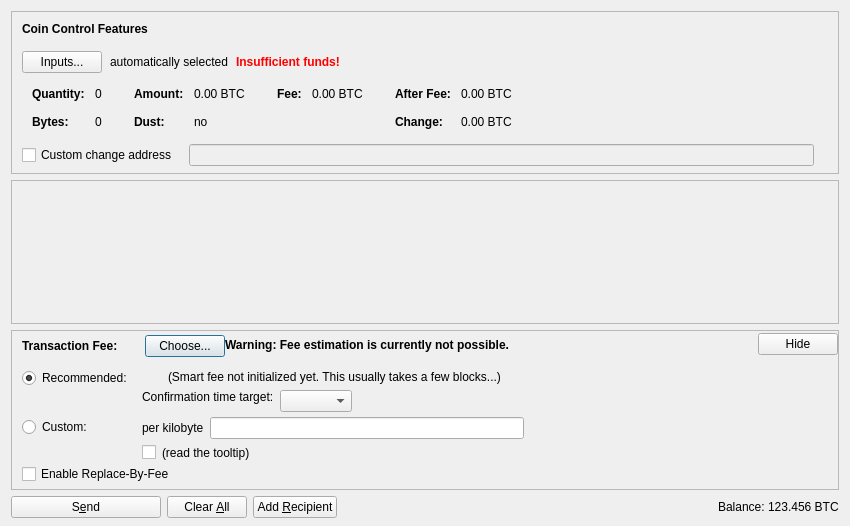
<?xml version="1.0" encoding="UTF-8"?>
<ui version="4.0">
 <class>SendCoinsDialog</class>
 <widget class="QDialog" name="SendCoinsDialog">
  <property name="geometry">
   <rect>
    <x>0</x>
    <y>0</y>
    <width>850</width>
    <height>526</height>
   </rect>
  </property>
  <property name="windowTitle">
   <string>Send Coins</string>
  </property>
  <layout class="QVBoxLayout" name="verticalLayout" stretch="0,1,0,0">
   <property name="bottomMargin">
    <number>8</number>
   </property>
   <item>
    <widget class="QFrame" name="frameCoinControl">
     <property name="sizePolicy">
      <sizepolicy hsizetype="Expanding" vsizetype="Expanding">
       <horstretch>0</horstretch>
       <verstretch>0</verstretch>
      </sizepolicy>
     </property>
     <property name="maximumSize">
      <size>
       <width>16777215</width>
       <height>16777215</height>
      </size>
     </property>
     <property name="frameShape">
      <enum>QFrame::StyledPanel</enum>
     </property>
     <property name="frameShadow">
      <enum>QFrame::Sunken</enum>
     </property>
     <layout class="QVBoxLayout" name="verticalLayoutCoinControl2">
      <property name="spacing">
       <number>0</number>
      </property>
      <property name="leftMargin">
       <number>0</number>
      </property>
      <property name="topMargin">
       <number>0</number>
      </property>
      <property name="rightMargin">
       <number>0</number>
      </property>
      <property name="bottomMargin">
       <number>6</number>
      </property>
      <item>
       <layout class="QVBoxLayout" name="verticalLayoutCoinControl" stretch="0,0,0,0,1">
        <property name="spacing">
         <number>0</number>
        </property>
        <property name="leftMargin">
         <number>10</number>
        </property>
        <property name="topMargin">
         <number>10</number>
        </property>
        <item>
         <layout class="QHBoxLayout" name="horizontalLayoutCoinControl1">
          <property name="bottomMargin">
           <number>15</number>
          </property>
          <item>
           <widget class="QLabel" name="labelCoinControlFeatures">
            <property name="sizePolicy">
             <sizepolicy hsizetype="Preferred" vsizetype="Maximum">
              <horstretch>0</horstretch>
              <verstretch>0</verstretch>
             </sizepolicy>
            </property>
            <property name="font">
             <font>
              <weight>75</weight>
              <bold>true</bold>
             </font>
            </property>
            <property name="styleSheet">
             <string notr="true">font-weight:bold;</string>
            </property>
            <property name="text">
             <string>Coin Control Features</string>
            </property>
           </widget>
          </item>
         </layout>
        </item>
        <item>
         <layout class="QHBoxLayout" name="horizontalLayoutCoinControl2" stretch="0,0,0,0">
          <property name="spacing">
           <number>8</number>
          </property>
          <property name="bottomMargin">
           <number>10</number>
          </property>
          <item>
           <widget class="QPushButton" name="pushButtonCoinControl">
            <property name="styleSheet">
             <string notr="true"/>
            </property>
            <property name="text">
             <string>Inputs...</string>
            </property>
            <property name="autoDefault">
             <bool>false</bool>
            </property>
           </widget>
          </item>
          <item>
           <widget class="QLabel" name="labelCoinControlAutomaticallySelected">
            <property name="text">
             <string>automatically selected</string>
            </property>
            <property name="margin">
             <number>5</number>
            </property>
           </widget>
          </item>
          <item>
           <widget class="QLabel" name="labelCoinControlInsuffFunds">
            <property name="font">
             <font>
              <weight>75</weight>
              <bold>true</bold>
             </font>
            </property>
            <property name="styleSheet">
             <string notr="true">color:red;font-weight:bold;</string>
            </property>
            <property name="text">
             <string>Insufficient funds!</string>
            </property>
            <property name="margin">
             <number>5</number>
            </property>
           </widget>
          </item>
          <item>
           <spacer name="horizontalSpacerCoinControl">
            <property name="orientation">
             <enum>Qt::Horizontal</enum>
            </property>
            <property name="sizeHint" stdset="0">
             <size>
              <width>40</width>
              <height>1</height>
             </size>
            </property>
           </spacer>
          </item>
         </layout>
        </item>
        <item>
         <widget class="QWidget" name="widgetCoinControl" native="true">
          <property name="sizePolicy">
           <sizepolicy hsizetype="Preferred" vsizetype="Preferred">
            <horstretch>0</horstretch>
            <verstretch>0</verstretch>
           </sizepolicy>
          </property>
          <property name="minimumSize">
           <size>
            <width>0</width>
            <height>0</height>
           </size>
          </property>
          <property name="styleSheet">
           <string notr="true"/>
          </property>
          <layout class="QHBoxLayout" name="horizontalLayoutCoinControl5">
           <property name="leftMargin">
            <number>0</number>
           </property>
           <property name="topMargin">
            <number>0</number>
           </property>
           <property name="rightMargin">
            <number>0</number>
           </property>
           <property name="bottomMargin">
            <number>0</number>
           </property>
           <item>
            <layout class="QHBoxLayout" name="horizontalLayoutCoinControl3" stretch="0,0,0,1">
             <property name="spacing">
              <number>20</number>
             </property>
             <property name="topMargin">
              <number>0</number>
             </property>
             <property name="bottomMargin">
              <number>10</number>
             </property>
             <item>
              <layout class="QFormLayout" name="formLayoutCoinControl1">
               <property name="horizontalSpacing">
                <number>10</number>
               </property>
               <property name="verticalSpacing">
                <number>14</number>
               </property>
               <property name="leftMargin">
                <number>10</number>
               </property>
               <property name="topMargin">
                <number>4</number>
               </property>
               <property name="rightMargin">
                <number>6</number>
               </property>
               <item row="0" column="0">
                <widget class="QLabel" name="labelCoinControlQuantityText">
                 <property name="font">
                  <font>
                   <weight>75</weight>
                   <bold>true</bold>
                  </font>
                 </property>
                 <property name="text">
                  <string>Quantity:</string>
                 </property>
                 <property name="margin">
                  <number>0</number>
                 </property>
                </widget>
               </item>
               <item row="0" column="1">
                <widget class="QLabel" name="labelCoinControlQuantity">
                 <property name="cursor">
                  <cursorShape>IBeamCursor</cursorShape>
                 </property>
                 <property name="contextMenuPolicy">
                  <enum>Qt::ActionsContextMenu</enum>
                 </property>
                 <property name="text">
                  <string notr="true">0</string>
                 </property>
                 <property name="margin">
                  <number>0</number>
                 </property>
                 <property name="textInteractionFlags">
                  <set>Qt::LinksAccessibleByMouse|Qt::TextSelectableByKeyboard|Qt::TextSelectableByMouse</set>
                 </property>
                </widget>
               </item>
               <item row="1" column="0">
                <widget class="QLabel" name="labelCoinControlBytesText">
                 <property name="font">
                  <font>
                   <weight>75</weight>
                   <bold>true</bold>
                  </font>
                 </property>
                 <property name="text">
                  <string>Bytes:</string>
                 </property>
                </widget>
               </item>
               <item row="1" column="1">
                <widget class="QLabel" name="labelCoinControlBytes">
                 <property name="cursor">
                  <cursorShape>IBeamCursor</cursorShape>
                 </property>
                 <property name="contextMenuPolicy">
                  <enum>Qt::ActionsContextMenu</enum>
                 </property>
                 <property name="text">
                  <string notr="true">0</string>
                 </property>
                 <property name="textInteractionFlags">
                  <set>Qt::LinksAccessibleByMouse|Qt::TextSelectableByKeyboard|Qt::TextSelectableByMouse</set>
                 </property>
                </widget>
               </item>
              </layout>
             </item>
             <item>
              <layout class="QFormLayout" name="formLayoutCoinControl2">
               <property name="horizontalSpacing">
                <number>10</number>
               </property>
               <property name="verticalSpacing">
                <number>14</number>
               </property>
               <property name="leftMargin">
                <number>6</number>
               </property>
               <property name="topMargin">
                <number>4</number>
               </property>
               <property name="rightMargin">
                <number>6</number>
               </property>
               <item row="0" column="0">
                <widget class="QLabel" name="labelCoinControlAmountText">
                 <property name="font">
                  <font>
                   <weight>75</weight>
                   <bold>true</bold>
                  </font>
                 </property>
                 <property name="text">
                  <string>Amount:</string>
                 </property>
                 <property name="margin">
                  <number>0</number>
                 </property>
                </widget>
               </item>
               <item row="0" column="1">
                <widget class="QLabel" name="labelCoinControlAmount">
                 <property name="cursor">
                  <cursorShape>IBeamCursor</cursorShape>
                 </property>
                 <property name="contextMenuPolicy">
                  <enum>Qt::ActionsContextMenu</enum>
                 </property>
                 <property name="text">
                  <string notr="true">0.00 BTC</string>
                 </property>
                 <property name="textInteractionFlags">
                  <set>Qt::LinksAccessibleByMouse|Qt::TextSelectableByKeyboard|Qt::TextSelectableByMouse</set>
                 </property>
                </widget>
               </item>
               <item row="1" column="0">
                <widget class="QLabel" name="labelCoinControlLowOutputText">
                 <property name="font">
                  <font>
                   <weight>75</weight>
                   <bold>true</bold>
                  </font>
                 </property>
                 <property name="text">
                  <string>Dust:</string>
                 </property>
                </widget>
               </item>
               <item row="1" column="1">
                <widget class="QLabel" name="labelCoinControlLowOutput">
                 <property name="cursor">
                  <cursorShape>IBeamCursor</cursorShape>
                 </property>
                 <property name="contextMenuPolicy">
                  <enum>Qt::ActionsContextMenu</enum>
                 </property>
                 <property name="text">
                  <string notr="true">no</string>
                 </property>
                 <property name="textInteractionFlags">
                  <set>Qt::LinksAccessibleByMouse|Qt::TextSelectableByKeyboard|Qt::TextSelectableByMouse</set>
                 </property>
                </widget>
               </item>
              </layout>
             </item>
             <item>
              <layout class="QFormLayout" name="formLayoutCoinControl3">
               <property name="horizontalSpacing">
                <number>10</number>
               </property>
               <property name="verticalSpacing">
                <number>14</number>
               </property>
               <property name="leftMargin">
                <number>6</number>
               </property>
               <property name="topMargin">
                <number>4</number>
               </property>
               <property name="rightMargin">
                <number>6</number>
               </property>
               <item row="0" column="0">
                <widget class="QLabel" name="labelCoinControlFeeText">
                 <property name="font">
                  <font>
                   <weight>75</weight>
                   <bold>true</bold>
                  </font>
                 </property>
                 <property name="text">
                  <string>Fee:</string>
                 </property>
                 <property name="margin">
                  <number>0</number>
                 </property>
                </widget>
               </item>
               <item row="0" column="1">
                <widget class="QLabel" name="labelCoinControlFee">
                 <property name="cursor">
                  <cursorShape>IBeamCursor</cursorShape>
                 </property>
                 <property name="contextMenuPolicy">
                  <enum>Qt::ActionsContextMenu</enum>
                 </property>
                 <property name="text">
                  <string notr="true">0.00 BTC</string>
                 </property>
                 <property name="textInteractionFlags">
                  <set>Qt::LinksAccessibleByMouse|Qt::TextSelectableByKeyboard|Qt::TextSelectableByMouse</set>
                 </property>
                </widget>
               </item>
              </layout>
             </item>
             <item>
              <layout class="QFormLayout" name="formLayoutCoinControl4">
               <property name="horizontalSpacing">
                <number>10</number>
               </property>
               <property name="verticalSpacing">
                <number>14</number>
               </property>
               <property name="leftMargin">
                <number>6</number>
               </property>
               <property name="topMargin">
                <number>4</number>
               </property>
               <property name="rightMargin">
                <number>6</number>
               </property>
               <item row="0" column="0">
                <widget class="QLabel" name="labelCoinControlAfterFeeText">
                 <property name="font">
                  <font>
                   <weight>75</weight>
                   <bold>true</bold>
                  </font>
                 </property>
                 <property name="text">
                  <string>After Fee:</string>
                 </property>
                 <property name="margin">
                  <number>0</number>
                 </property>
                </widget>
               </item>
               <item row="0" column="1">
                <widget class="QLabel" name="labelCoinControlAfterFee">
                 <property name="cursor">
                  <cursorShape>IBeamCursor</cursorShape>
                 </property>
                 <property name="contextMenuPolicy">
                  <enum>Qt::ActionsContextMenu</enum>
                 </property>
                 <property name="text">
                  <string notr="true">0.00 BTC</string>
                 </property>
                 <property name="textInteractionFlags">
                  <set>Qt::LinksAccessibleByMouse|Qt::TextSelectableByKeyboard|Qt::TextSelectableByMouse</set>
                 </property>
                </widget>
               </item>
               <item row="1" column="0">
                <widget class="QLabel" name="labelCoinControlChangeText">
                 <property name="font">
                  <font>
                   <weight>75</weight>
                   <bold>true</bold>
                  </font>
                 </property>
                 <property name="text">
                  <string>Change:</string>
                 </property>
                </widget>
               </item>
               <item row="1" column="1">
                <widget class="QLabel" name="labelCoinControlChange">
                 <property name="cursor">
                  <cursorShape>IBeamCursor</cursorShape>
                 </property>
                 <property name="contextMenuPolicy">
                  <enum>Qt::ActionsContextMenu</enum>
                 </property>
                 <property name="text">
                  <string notr="true">0.00 BTC</string>
                 </property>
                 <property name="textInteractionFlags">
                  <set>Qt::LinksAccessibleByMouse|Qt::TextSelectableByKeyboard|Qt::TextSelectableByMouse</set>
                 </property>
                </widget>
               </item>
              </layout>
             </item>
            </layout>
           </item>
          </layout>
         </widget>
        </item>
        <item>
         <layout class="QHBoxLayout" name="horizontalLayoutCoinControl4" stretch="0,0,0">
          <property name="spacing">
           <number>12</number>
          </property>
          <property name="sizeConstraint">
           <enum>QLayout::SetDefaultConstraint</enum>
          </property>
          <property name="topMargin">
           <number>5</number>
          </property>
          <property name="rightMargin">
           <number>5</number>
          </property>
          <item>
           <widget class="QCheckBox" name="checkBoxCoinControlChange">
            <property name="toolTip">
             <string>If this is activated, but the change address is empty or invalid, change will be sent to a newly generated address.</string>
            </property>
            <property name="text">
             <string>Custom change address</string>
            </property>
           </widget>
          </item>
          <item>
           <widget class="QValidatedLineEdit" name="lineEditCoinControlChange">
            <property name="enabled">
             <bool>false</bool>
            </property>
            <property name="sizePolicy">
             <sizepolicy hsizetype="Expanding" vsizetype="Fixed">
              <horstretch>0</horstretch>
              <verstretch>0</verstretch>
             </sizepolicy>
            </property>
           </widget>
          </item>
          <item>
           <widget class="QLabel" name="labelCoinControlChangeLabel">
            <property name="sizePolicy">
             <sizepolicy hsizetype="Preferred" vsizetype="Expanding">
              <horstretch>0</horstretch>
              <verstretch>0</verstretch>
             </sizepolicy>
            </property>
            <property name="minimumSize">
             <size>
              <width>0</width>
              <height>0</height>
             </size>
            </property>
            <property name="text">
             <string/>
            </property>
            <property name="margin">
             <number>3</number>
            </property>
           </widget>
          </item>
         </layout>
        </item>
        <item>
         <spacer name="verticalSpacerCoinControl">
          <property name="orientation">
           <enum>Qt::Vertical</enum>
          </property>
          <property name="sizeHint" stdset="0">
           <size>
            <width>800</width>
            <height>1</height>
           </size>
          </property>
         </spacer>
        </item>
       </layout>
      </item>
     </layout>
    </widget>
   </item>
   <item>
    <widget class="QScrollArea" name="scrollArea">
     <property name="widgetResizable">
      <bool>true</bool>
     </property>
     <widget class="QWidget" name="scrollAreaWidgetContents">
      <property name="geometry">
       <rect>
        <x>0</x>
        <y>0</y>
        <width>830</width>
        <height>104</height>
       </rect>
      </property>
      <layout class="QVBoxLayout" name="verticalLayout_2" stretch="0,1">
       <property name="leftMargin">
        <number>0</number>
       </property>
       <property name="topMargin">
        <number>0</number>
       </property>
       <property name="rightMargin">
        <number>0</number>
       </property>
       <property name="bottomMargin">
        <number>0</number>
       </property>
       <item>
        <layout class="QVBoxLayout" name="entries">
         <property name="spacing">
          <number>6</number>
         </property>
        </layout>
       </item>
       <item>
        <spacer name="verticalSpacer">
         <property name="orientation">
          <enum>Qt::Vertical</enum>
         </property>
         <property name="sizeHint" stdset="0">
          <size>
           <width>20</width>
           <height>40</height>
          </size>
         </property>
        </spacer>
       </item>
      </layout>
     </widget>
    </widget>
   </item>
   <item>
    <widget class="QFrame" name="frameFee">
     <property name="sizePolicy">
      <sizepolicy hsizetype="Expanding" vsizetype="Expanding">
       <horstretch>0</horstretch>
       <verstretch>0</verstretch>
      </sizepolicy>
     </property>
     <property name="maximumSize">
      <size>
       <width>16777215</width>
       <height>16777215</height>
      </size>
     </property>
     <property name="frameShape">
      <enum>QFrame::StyledPanel</enum>
     </property>
     <property name="frameShadow">
      <enum>QFrame::Sunken</enum>
     </property>
     <layout class="QVBoxLayout" name="verticalLayoutFee1">
      <property name="spacing">
       <number>0</number>
      </property>
      <property name="leftMargin">
       <number>0</number>
      </property>
      <property name="topMargin">
       <number>0</number>
      </property>
      <property name="rightMargin">
       <number>0</number>
      </property>
      <property name="bottomMargin">
       <number>0</number>
      </property>
      <item>
       <layout class="QVBoxLayout" name="verticalLayoutFee2" stretch="0,0,0">
        <property name="spacing">
         <number>0</number>
        </property>
        <property name="leftMargin">
         <number>10</number>
        </property>
        <property name="topMargin">
         <number>0</number>
        </property>
        <item>
         <layout class="QHBoxLayout" name="horizontalLayoutFee1">
          <property name="bottomMargin">
           <number>0</number>
          </property>
          <item>
           <layout class="QVBoxLayout" name="verticalLayoutFee7">
            <property name="spacing">
             <number>0</number>
            </property>
            <item>
             <spacer name="verticalSpacerSmartFee">
              <property name="orientation">
               <enum>Qt::Vertical</enum>
              </property>
              <property name="sizeType">
               <enum>QSizePolicy::Fixed</enum>
              </property>
              <property name="sizeHint" stdset="0">
               <size>
                <width>1</width>
                <height>4</height>
               </size>
              </property>
             </spacer>
            </item>
            <item>
             <layout class="QHBoxLayout" name="horizontalLayoutSmartFee">
              <property name="spacing">
               <number>10</number>
              </property>
              <item>
               <widget class="QLabel" name="labelFeeHeadline">
                <property name="sizePolicy">
                 <sizepolicy hsizetype="Preferred" vsizetype="Maximum">
                  <horstretch>0</horstretch>
                  <verstretch>0</verstretch>
                 </sizepolicy>
                </property>
                <property name="font">
                 <font>
                  <weight>75</weight>
                  <bold>true</bold>
                 </font>
                </property>
                <property name="styleSheet">
                 <string notr="true">font-weight:bold;</string>
                </property>
                <property name="text">
                 <string>Transaction Fee:</string>
                </property>
               </widget>
              </item>
              <item>
               <widget class="QLabel" name="labelFeeMinimized">
                <property name="text">
                 <string/>
                </property>
               </widget>
              </item>
              <item>
               <widget class="QPushButton" name="buttonChooseFee">
                <property name="text">
                 <string>Choose...</string>
                </property>
               </widget>
              </item>
             </layout>
            </item>
            <item>
             <spacer name="verticalSpacer_5">
              <property name="orientation">
               <enum>Qt::Vertical</enum>
              </property>
              <property name="sizeHint" stdset="0">
               <size>
                <width>1</width>
                <height>1</height>
               </size>
              </property>
             </spacer>
            </item>
           </layout>
          </item>
          <item>
           <widget class="QLabel" name="fallbackFeeWarningLabel">
            <property name="toolTip">
             <string>Using the fallbackfee can result in sending a transaction that will take several hours or days (or never) to confirm. Consider choosing your fee manually or wait until you have validated the complete chain.</string>
            </property>
            <property name="font">
            <font>
                <weight>75</weight>
                <bold>true</bold>
            </font>
            </property>
            <property name="text">
             <string>Warning: Fee estimation is currently not possible.</string>
            </property>
            <property name="wordWrap">
             <bool>false</bool>
            </property>
           </widget>
          </item>
          <item>
           <spacer name="horizontalSpacer_4">
            <property name="orientation">
             <enum>Qt::Horizontal</enum>
            </property>
            <property name="sizeType">
             <enum>QSizePolicy::MinimumExpanding</enum>
            </property>
            <property name="sizeHint" stdset="0">
             <size>
              <width>40</width>
              <height>20</height>
             </size>
            </property>
           </spacer>
          </item>
          <item>
           <widget class="QPushButton" name="buttonMinimizeFee">
            <property name="toolTip">
             <string>collapse fee-settings</string>
            </property>
            <property name="text">
             <string>Hide</string>
            </property>
           </widget>
          </item>
         </layout>
        </item>
        <item>
         <widget class="QFrame" name="frameFeeSelection">
          <layout class="QVBoxLayout" name="verticalLayoutFee12">
           <property name="spacing">
            <number>0</number>
           </property>
           <property name="leftMargin">
            <number>0</number>
           </property>
           <property name="topMargin">
            <number>0</number>
           </property>
           <property name="rightMargin">
            <number>0</number>
           </property>
           <property name="bottomMargin">
            <number>0</number>
           </property>
           <item>
            <layout class="QGridLayout" name="gridLayoutFee">
             <property name="topMargin">
              <number>10</number>
             </property>
             <property name="bottomMargin">
              <number>4</number>
             </property>
             <property name="horizontalSpacing">
              <number>10</number>
             </property>
             <property name="verticalSpacing">
              <number>4</number>
             </property>
             <item row="1" column="1">
              <layout class="QVBoxLayout" name="verticalLayoutFee8">
               <property name="spacing">
                <number>6</number>
               </property>
               <item>
                <layout class="QHBoxLayout" name="horizontalLayoutFee13">
                 <item>
                  <widget class="QLabel" name="labelCustomPerKilobyte">
                   <property name="toolTip">
                    <string>Specify a custom fee per kB (1,000 bytes) of the transaction's virtual size.

Note:  Since the fee is calculated on a per-byte basis, a fee of "100 satoshis per kB" for a transaction size of 500 bytes (half of 1 kB) would ultimately yield a fee of only 50 satoshis.</string>
                   </property>
                   <property name="text">
                    <string>per kilobyte</string>
                   </property>
                  </widget>
                 </item>
                 <item>
                  <widget class="LiteLiraAmountField" name="customFee"/>
                 </item>
                 <item>
                  <spacer name="horizontalSpacer_6">
                   <property name="orientation">
                    <enum>Qt::Horizontal</enum>
                   </property>
                   <property name="sizeHint" stdset="0">
                    <size>
                     <width>1</width>
                     <height>1</height>
                    </size>
                   </property>
                  </spacer>
                 </item>
                </layout>
               </item>
               <item>
                <layout class="QHBoxLayout" name="horizontalLayoutFee8">
                 <item>
                  <widget class="QCheckBox" name="checkBoxMinimumFee">
                   <property name="toolTip">
                    <string>Paying only the minimum fee is just fine as long as there is less transaction volume than space in the blocks. But be aware that this can end up in a never confirming transaction once there is more demand for litelira transactions than the network can process.</string>
                   </property>
                   <property name="text">
                    <string/>
                   </property>
                  </widget>
                 </item>
                 <item>
                  <widget class="QLabel" name="labelMinFeeWarning">
                   <property name="enabled">
                    <bool>true</bool>
                   </property>
                   <property name="toolTip">
                    <string>Paying only the minimum fee is just fine as long as there is less transaction volume than space in the blocks. But be aware that this can end up in a never confirming transaction once there is more demand for litelira transactions than the network can process.</string>
                   </property>
                   <property name="text">
                    <string>(read the tooltip)</string>
                   </property>
                   <property name="margin">
                    <number>5</number>
                   </property>
                  </widget>
                 </item>
                 <item>
                  <spacer name="horizontalSpacer_2">
                   <property name="orientation">
                    <enum>Qt::Horizontal</enum>
                   </property>
                   <property name="sizeHint" stdset="0">
                    <size>
                     <width>1</width>
                     <height>1</height>
                    </size>
                   </property>
                  </spacer>
                 </item>
                </layout>
               </item>
              </layout>
             </item>
             <item row="0" column="0">
              <layout class="QVBoxLayout" name="verticalLayoutFee4" stretch="0,1">
               <item>
                <widget class="QRadioButton" name="radioSmartFee">
                 <property name="text">
                  <string>Recommended:</string>
                 </property>
                 <property name="checked">
                  <bool>true</bool>
                 </property>
                 <attribute name="buttonGroup">
                  <string notr="true">groupFee</string>
                 </attribute>
                </widget>
               </item>
               <item>
                <spacer name="verticalSpacer_2">
                 <property name="orientation">
                  <enum>Qt::Vertical</enum>
                 </property>
                 <property name="sizeHint" stdset="0">
                  <size>
                   <width>1</width>
                   <height>1</height>
                  </size>
                 </property>
                </spacer>
               </item>
              </layout>
             </item>
             <item row="1" column="0">
              <layout class="QVBoxLayout" name="verticalLayoutFee9" stretch="0,1">
               <item>
                <widget class="QRadioButton" name="radioCustomFee">
                 <property name="text">
                  <string>Custom:</string>
                 </property>
                 <attribute name="buttonGroup">
                  <string notr="true">groupFee</string>
                 </attribute>
                </widget>
               </item>
               <item>
                <spacer name="verticalSpacer_6">
                 <property name="orientation">
                  <enum>Qt::Vertical</enum>
                 </property>
                 <property name="sizeHint" stdset="0">
                  <size>
                   <width>1</width>
                   <height>1</height>
                  </size>
                 </property>
                </spacer>
               </item>
              </layout>
             </item>
             <item row="0" column="1">
              <layout class="QVBoxLayout" name="verticalLayoutFee3" stretch="0,0,1">
               <property name="spacing">
                <number>6</number>
               </property>
               <property name="topMargin">
                <number>2</number>
               </property>
               <item>
                <layout class="QHBoxLayout" name="horizontalLayoutFee12">
                 <item>
                  <widget class="QLabel" name="labelSmartFee">
                   <property name="text">
                    <string/>
                   </property>
                   <property name="margin">
                    <number>2</number>
                   </property>
                  </widget>
                 </item>
                 <item>
                  <widget class="QLabel" name="labelFeeEstimation">
                   <property name="text">
                    <string/>
                   </property>
                  </widget>
                 </item>
                 <item>
                  <widget class="QLabel" name="labelSmartFee2">
                   <property name="text">
                    <string>(Smart fee not initialized yet. This usually takes a few blocks...)</string>
                   </property>
                   <property name="margin">
                    <number>2</number>
                   </property>
                  </widget>
                 </item>
                 <item>
                  <spacer name="horizontalSpacer_5">
                   <property name="orientation">
                    <enum>Qt::Horizontal</enum>
                   </property>
                   <property name="sizeHint" stdset="0">
                    <size>
                     <width>1</width>
                     <height>1</height>
                    </size>
                   </property>
                  </spacer>
                 </item>
                </layout>
               </item>
               <item>
                <layout class="QHBoxLayout" name="horizontalLayoutFee9">
                 <item>
                  <layout class="QVBoxLayout" name="verticalLayoutFee6">
                   <item>
                    <widget class="QLabel" name="labelSmartFee3">
                     <property name="text">
                      <string>Confirmation time target:</string>
                     </property>
                     <property name="margin">
                      <number>2</number>
                     </property>
                    </widget>
                   </item>
                   <item>
                    <spacer name="verticalSpacer_3">
                     <property name="orientation">
                      <enum>Qt::Vertical</enum>
                     </property>
                     <property name="sizeHint" stdset="0">
                      <size>
                       <width>1</width>
                       <height>1</height>
                      </size>
                     </property>
                    </spacer>
                   </item>
                  </layout>
                 </item>
                 <item>
                  <layout class="QVBoxLayout" name="verticalLayoutFee5">
                   <property name="rightMargin">
                    <number>30</number>
                   </property>
                   <item>
                    <layout class="QHBoxLayout" name="horizontalLayoutConfTarget">
                     <property name="bottomMargin">
                      <number>0</number>
                     </property>
                     <item>
                      <widget class="QComboBox" name="confTargetSelector"/>
                     </item>
                     <item>
                      <spacer name="horizontalSpacerConfTarget">
                       <property name="orientation">
                        <enum>Qt::Horizontal</enum>
                       </property>
                       <property name="sizeHint" stdset="0">
                        <size>
                         <width>40</width>
                         <height>20</height>
                        </size>
                       </property>
                      </spacer>
                     </item>
                    </layout>
                   </item>
                  </layout>
                 </item>
                </layout>
               </item>
               <item>
                <spacer name="verticalSpacer_4">
                 <property name="orientation">
                  <enum>Qt::Vertical</enum>
                 </property>
                 <property name="sizeHint" stdset="0">
                  <size>
                   <width>1</width>
                   <height>1</height>
                  </size>
                 </property>
                </spacer>
               </item>
              </layout>
             </item>
            </layout>
           </item>
           <item>
            <widget class="QCheckBox" name="optInRBF">
             <property name="text">
              <string>Enable Replace-By-Fee</string>
             </property>
             <property name="toolTip">
              <string>With Replace-By-Fee (BIP-125) you can increase a transaction's fee after it is sent. Without this, a higher fee may be recommended to compensate for increased transaction delay risk.</string>
             </property>
            </widget>
           </item>
          </layout>
         </widget>
        </item>
        <item>
         <spacer name="verticalSpacerFee">
          <property name="orientation">
           <enum>Qt::Vertical</enum>
          </property>
          <property name="sizeHint" stdset="0">
           <size>
            <width>40</width>
            <height>5</height>
           </size>
          </property>
         </spacer>
        </item>
       </layout>
      </item>
     </layout>
    </widget>
   </item>
   <item>
    <layout class="QHBoxLayout" name="horizontalLayout">
     <item>
      <widget class="QPushButton" name="sendButton">
       <property name="minimumSize">
        <size>
         <width>150</width>
         <height>0</height>
        </size>
       </property>
       <property name="toolTip">
        <string>Confirm the send action</string>
       </property>
       <property name="text">
        <string>S&amp;end</string>
       </property>
       <property name="icon">
        <iconset resource="../litelira.qrc">
         <normaloff>:/icons/send</normaloff>:/icons/send</iconset>
       </property>
       <property name="autoDefault">
        <bool>false</bool>
       </property>
       <property name="default">
        <bool>false</bool>
       </property>
      </widget>
     </item>
     <item>
      <widget class="QPushButton" name="clearButton">
       <property name="sizePolicy">
        <sizepolicy hsizetype="Minimum" vsizetype="Fixed">
         <horstretch>0</horstretch>
         <verstretch>0</verstretch>
        </sizepolicy>
       </property>
       <property name="toolTip">
        <string>Clear all fields of the form.</string>
       </property>
       <property name="text">
        <string>Clear &amp;All</string>
       </property>
       <property name="icon">
        <iconset resource="../litelira.qrc">
         <normaloff>:/icons/remove</normaloff>:/icons/remove</iconset>
       </property>
       <property name="autoDefault">
        <bool>false</bool>
       </property>
      </widget>
     </item>
     <item>
      <widget class="QPushButton" name="addButton">
       <property name="toolTip">
        <string>Send to multiple recipients at once</string>
       </property>
       <property name="text">
        <string>Add &amp;Recipient</string>
       </property>
       <property name="icon">
        <iconset resource="../litelira.qrc">
         <normaloff>:/icons/add</normaloff>:/icons/add</iconset>
       </property>
       <property name="autoDefault">
        <bool>false</bool>
       </property>
      </widget>
     </item>
     <item>
      <spacer name="horizontalSpacer">
       <property name="orientation">
        <enum>Qt::Horizontal</enum>
       </property>
       <property name="sizeHint" stdset="0">
        <size>
         <width>40</width>
         <height>20</height>
        </size>
       </property>
      </spacer>
     </item>
     <item>
      <layout class="QHBoxLayout" name="horizontalLayout_2">
       <property name="spacing">
        <number>3</number>
       </property>
       <item>
        <widget class="QLabel" name="label">
         <property name="sizePolicy">
          <sizepolicy hsizetype="Preferred" vsizetype="Fixed">
           <horstretch>0</horstretch>
           <verstretch>0</verstretch>
          </sizepolicy>
         </property>
         <property name="text">
          <string>Balance:</string>
         </property>
        </widget>
       </item>
       <item>
        <widget class="QLabel" name="labelBalance">
         <property name="sizePolicy">
          <sizepolicy hsizetype="Preferred" vsizetype="Fixed">
           <horstretch>0</horstretch>
           <verstretch>0</verstretch>
          </sizepolicy>
         </property>
         <property name="cursor">
          <cursorShape>IBeamCursor</cursorShape>
         </property>
         <property name="text">
          <string notr="true">123.456 BTC</string>
         </property>
         <property name="textInteractionFlags">
          <set>Qt::LinksAccessibleByMouse|Qt::TextSelectableByKeyboard|Qt::TextSelectableByMouse</set>
         </property>
        </widget>
       </item>
      </layout>
     </item>
    </layout>
   </item>
  </layout>
 </widget>
 <customwidgets>
  <customwidget>
   <class>QValidatedLineEdit</class>
   <extends>QLineEdit</extends>
   <header>qt/qvalidatedlineedit.h</header>
  </customwidget>
  <customwidget>
   <class>LiteLiraAmountField</class>
   <extends>QLineEdit</extends>
   <header>qt/liteliraamountfield.h</header>
   <container>1</container>
  </customwidget>
 </customwidgets>
 <resources>
  <include location="../litelira.qrc"/>
 </resources>
 <connections/>
 <buttongroups>
  <buttongroup name="groupFee"/>
 </buttongroups>
</ui>
